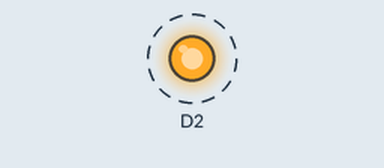
The sketch below on a simulated ESP8266 (NodeMCU). Parts: output pins drawn as LEDs (lit = HIGH). Dashed ring = blinking. What the sketch prints to the serial monitor is not drawn.

Above: at 0.5 s.
Timing chart, 0 to 4.6 s (numbered marks = the images above):
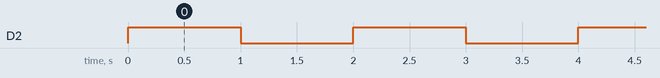

The sketch:

nefry_LEDLightOn.ino
```cpp
void setup() {
  pinMode(D2, OUTPUT);
}

void loop() {
  Serial.println("ON");
  digitalWrite(D2, HIGH);
  delay(1000);
  digitalWrite(D2, LOW);
  Serial.println("OFF");
  delay(1000);
}
```

Measured:
- by itself, D2: alternates HIGH for 1.0 s and LOW for 1.0 s
